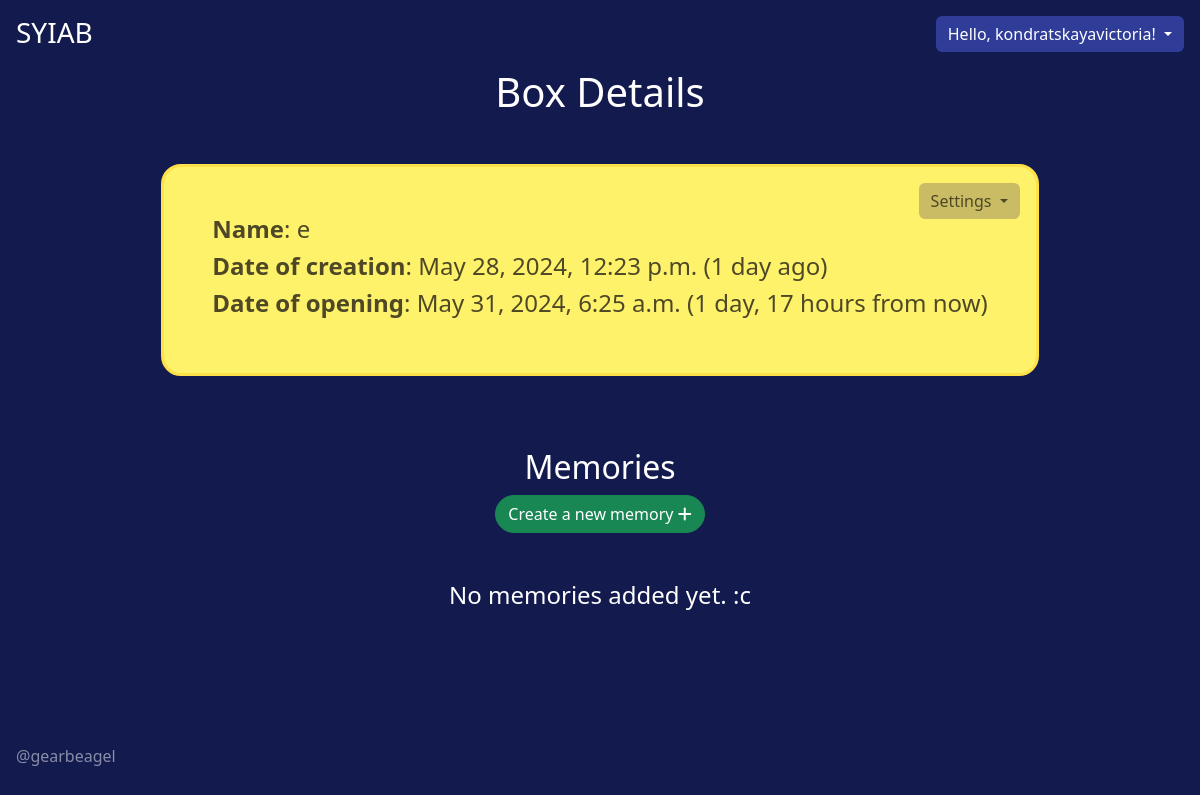
Screenshot of /boxes/23 (signed in) with the database file from the repository.
### boxes/models.py (models this page shows, shortened)
class Box(models.Model):
    class Statuses(models.TextChoices):
        EDITED = 'E', _('Edited')
        LOCKED = 'L', _('Locked')
        OPENED = 'O', _('Opened')
    name = models.CharField(max_length=100)
    creator = models.ForeignKey(User, on_delete=models.CASCADE)
    date_created = models.DateTimeField(default=timezone.now)
    date_opening = models.DateTimeField()
    status = models.CharField(choices=Statuses.choices, default=Statuses.EDITED, max_length=100)

### boxes/views.py (the view)
# urls.py: path('boxes/<int:box_id>', boxes.views.view_box, name='view_box'),
def view_box(request, box_id):
    box = Box.objects.get(pk=box_id)
    date_created_h = humanize.naturaltime(box.date_created)
    date_opening_h = humanize.naturaltime(box.date_opening)
    memories = Memory.objects.filter(box=box).all()
    return render(request, 'boxes/view_box.html', {'box': box,
                                                   'memories': memories,
                                                   'date_created_h': date_created_h,
                                                   'date_opening_h': date_opening_h})

### templates/boxes/view_box.html (shortened to what this page needs)
{% extends "main.html" %}
{% load socialaccount %}
{% block content %}
    <h1>Box Details</h1>
    <div class="d-grid mt-5 mx-xxl-5 justify-content-center">
        <div class="card p-5 mx-auto justify-content-center position-relative">
            <div class="dropdown-menu-end position-absolute top-0 end-0 p-3 float-md-end">
                <button class="btn btn-secondary dropdown-toggle" type="button" id="dropdownMenuButton"
                        data-bs-toggle="dropdown" aria-expanded="false"
                        style="background-color: #CABB65; color: #4E4826; border: none">
                    Settings
                </button>
                <div class="position-absolute top-0 end-0 p-3 float-md-end text-lg-center">
                </div>
            </div>
            <div class="text-lg-start">
                <h4><strong>Name</strong>: {{ box.name }}</h4>
                <h4><strong>Date of creation</strong>: {{ box.date_created }} ({{ date_created_h }})</h4>
                <h4><strong>Date of opening</strong>: {{ box.date_opening }} ({{ date_opening_h }})</h4>
            </div>
        </div>
        <br>
        <div class="mt-5">
            <h2>Memories</h2>
            <a href="{% url 'create_memory' box.id %}" title='Create a new memory'>
                <button class="btn btn-success" style="border-radius: 20px">Create a new memory <i
                        class="fas fa-plus"></i></button>
            </a>
            {% if memories %}
                <div class="grid-container mt-5" data-masonry='{"percentPosition": true }'
                     style="width: 1200px;">
                    {% for memory in memories %}
                        <div class="col-sm-6 col-md-4 col-lg-3 mb-4 mx-5">
                            <a href="{% url 'view_memory' box_id=box.id memory_id=memory.id %}">
                                <div class="card p-5 mx-auto">
                                    <div class="text-lg-start">
                                        <h3>{{ memory.name }}</h3>
                                        <h5>{{ memory.description }}</h5>
                                    </div>
                                </div>
                            </a>
                        </div>
                    {% endfor %}
                </div>
            {% else %}
                <div class="mt-5">
                    <h4>No memories added yet. :c</h4>
                </div>
            {% endif %}
        </div>
    </div>
{% endblock %}

### templates/main.html (shortened to what this page needs)
{% load static %}
<!DOCTYPE html>
<html lang="en" class="h-100" data-bs-theme="auto">
<head>
    <link href="https://cdn.jsdelivr.net/npm/bootstrap@5.3.3/dist/css/bootstrap.min.css" rel="stylesheet"
>
    <link href="{% static 'fontawesomefree/css/fontawesome.css' %}" rel="stylesheet" type="text/css">
    <link href="{% static 'fontawesomefree/css/brands.css' %}" rel="stylesheet" type="text/css">
    <link href="{% static 'fontawesomefree/css/solid.css' %}" rel="stylesheet" type="text/css">
</head>
<body class="d-flex h-100 text-center text-bg-dark" style="background-color: #131A4E !important;">
<div class="cover-container d-flex w-100 h-100 p-3 mx-auto flex-column">
    <header class="mb-3 sticky-md-top">
        <div>
            <a href="{% url "home" %}" style="text-decoration: none"><h3 class="float-md-start mb-0">SYIAB</h3></a>
        </div>
        {% if user.is_authenticated %}
            <div class="dropdown-menu-end float-md-end">
                <button class="btn btn-secondary dropdown-toggle" type="button" id="dropdownMenuButton"
                        data-bs-toggle="dropdown" aria-expanded="false" style="background-color: #2F3D99; border: none">
                    Hello, {{ user.username }}!
                </button>
            </div>
        {% endif %}
    </header>
    <main>
        <div class="position-fixed top-0 end-0 p-3 mt-5">
        </div>
        {% block content %}{% endblock %}
    </main>
    {% block footer %}
        <footer class="mt-xl-auto text-white-50 sticky-md-bottom">
            <div class="float-md-start">
                <p>@gearbeagel</p>
            </div>
        </footer>
    {% endblock %}
</div>
</body>
</html>

### templates/main.html (style rules this page uses)
.card { background-color: #FEF26B; border: 3px solid #FEE148; border-radius: 20px; color: #4E4826; width: fit-content; }
a, a:hover { text-decoration: none; color: inherit; }

### rows the page displays
Box: name "e", date_created "May 28, 2024, 12:23 p.m.", date_opening "May 31, 2024, 6:25 a.m."

### other values shown
{{ user.username }} "kondratskayavictoria"
{{ date_created_h }} "1 day ago"
{{ date_opening_h }} "1 day, 17 hours from now"
